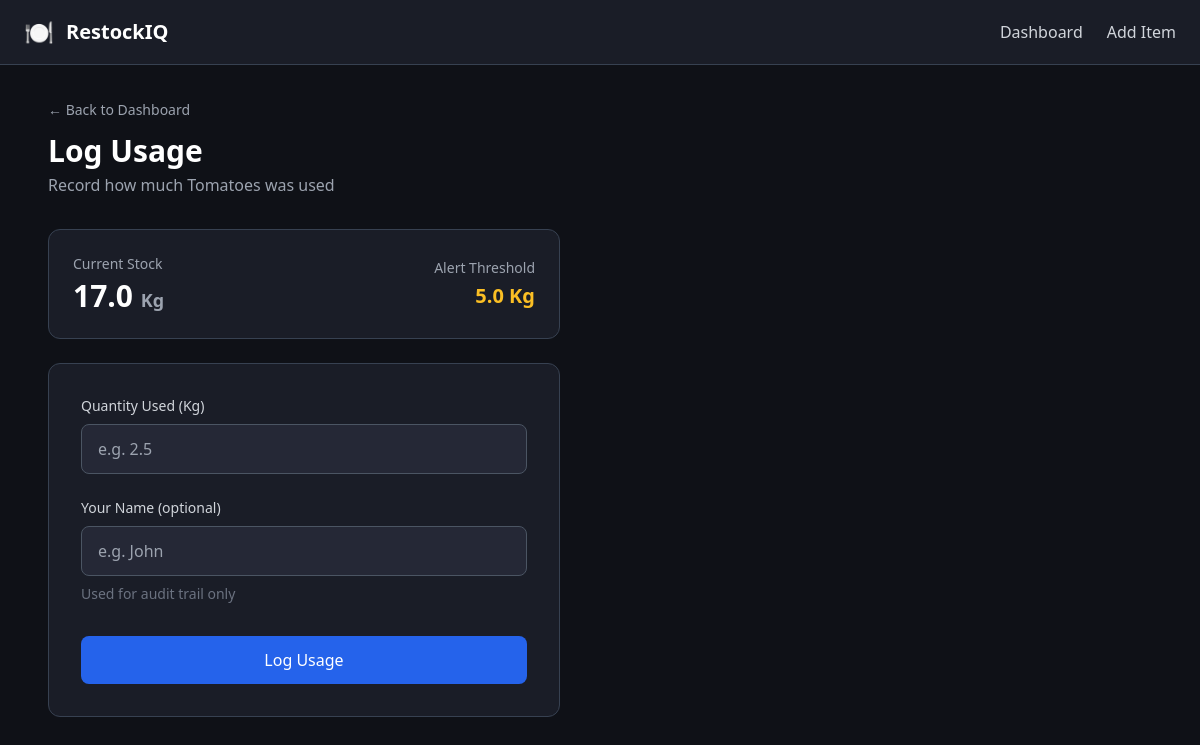
The page /log-usage/1 on the database its author committed.
### app/models.py (models this page shows, shortened)
class Item(db.Model):
    __tablename__ = 'items'
    id = db.Column(db.Integer, primary_key=True)
    name = db.Column(db.String(100), nullable=False)
    unit = db.Column(db.String(20), nullable=False)
    current_stock = db.Column(db.Float, nullable=False, default=0)
    low_threshold = db.Column(db.Float, nullable=False, default=10)
    created_at = db.Column(db.DateTime, default=datetime.utcnow)
    logs = db.relationship('StockLog', backref='item', lazy=True)

### app/routes.py (the view, shortened to what this page needs)
@main.route('/log-usage/<int:item_id>', methods=['GET', 'POST'])
def log_usage(item_id):
    item = Item.query.get_or_404(item_id)
    return render_template('log_usage.html', item=item)

### app/templates/log_usage.html
{% extends 'base.html' %}
{% block content %}
<div class="mb-8">
    <a href="/" class="text-gray-400 hover:text-white text-sm transition">← Back to Dashboard</a>
    <h1 class="text-3xl font-bold text-white mt-3">Log Usage</h1>
    <p class="text-gray-400 mt-1">Record how much {{ item.name }} was used</p>
</div>
<div class="max-w-lg bg-dark-800 rounded-xl border border-gray-700 p-6 mb-6">
    <div class="flex items-center justify-between">
        <div>
            <p class="text-gray-400 text-sm">Current Stock</p>
            <p class="text-3xl font-bold text-white mt-1">
                {{ item.current_stock }} <span class="text-lg text-gray-400">{{ item.unit }}</span>
            </p>
        </div>
        <div class="text-right">
            <p class="text-gray-400 text-sm">Alert Threshold</p>
            <p class="text-xl font-semibold text-amber-400 mt-1">
                {{ item.low_threshold }} {{ item.unit }}
            </p>
        </div>
    </div>
</div>
<div class="max-w-lg bg-dark-800 rounded-xl border border-gray-700 p-8">
    <form method="POST" action="/log-usage/{{ item.id }}">
        <div class="mb-6">
            <label class="block text-sm font-medium text-gray-300 mb-2">
                Quantity Used ({{ item.unit }})
            </label>
            <input
                type="number"
                name="quantity_used"
                placeholder="e.g. 2.5"
                step="0.1"
                min="0.1"
                required
                class="w-full bg-dark-700 border border-gray-600 text-white rounded-lg px-4 py-3 focus:outline-none focus:border-blue-500 transition">
        </div>
        <div class="mb-8">
            <label class="block text-sm font-medium text-gray-300 mb-2">Your Name (optional)</label>
            <input
                type="text"
                name="logged_by"
                placeholder="e.g. John"
                class="w-full bg-dark-700 border border-gray-600 text-white rounded-lg px-4 py-3 focus:outline-none focus:border-blue-500 transition">
            <p class="text-gray-500 text-sm mt-2">Used for audit trail only</p>
        </div>
        <button
            type="submit"
            class="w-full bg-blue-600 hover:bg-blue-500 text-white font-medium py-3 rounded-lg transition">
            Log Usage
        </button>
    </form>
</div>
{% endblock %}

### rows shown on the page
Item: name "Tomatoes", current_stock "17.0", unit "Kg", low_threshold "5.0"
